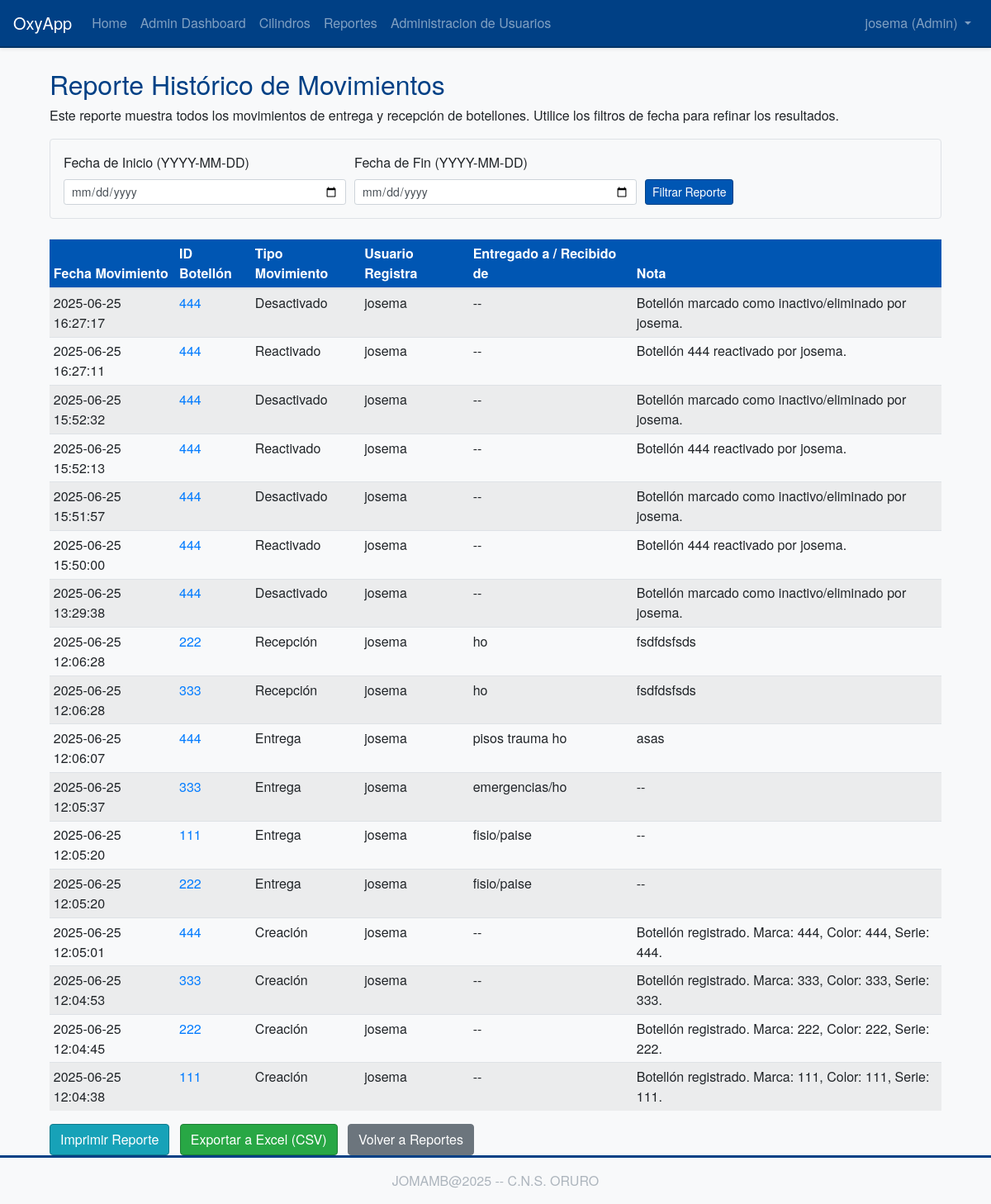
Page /reports/historical_movements (signed in) on the committed database.
### app/models/user.py (models this page shows, shortened)
class User(UserMixin, db.Model):
    __tablename__ = 'user'
    id = db.Column(db.Integer, primary_key=True)
    username = db.Column(db.String(64), index=True, unique=True, nullable=False)
    email = db.Column(db.String(120), index=True, unique=True, nullable=False)
    password_hash = db.Column(db.String(128))
    nombre = db.Column(db.String(64), index=True, nullable=True)
    apellidos = db.Column(db.String(128), index=True, nullable=True)
    role = db.Column(db.String(10), default='user', nullable=False)
    movimientos_registrados = db.relationship(
        'HistorialMovimiento',
        foreign_keys=[HistorialMovimiento.user_id],
        backref=db.backref('usuario', lazy='joined'),
        lazy='dynamic',
        order_by=desc(HistorialMovimiento.fecha_movimiento)
    )

### app/models/historial.py (models this page shows, shortened)
class HistorialMovimiento(db.Model):
    __tablename__ = 'historial_movimiento'
    id = db.Column(db.Integer, primary_key=True)
    cylinder_id = db.Column(db.Integer, db.ForeignKey('cylinder.id'), nullable=False, index=True)
    user_id = db.Column(db.Integer, db.ForeignKey('user.id'), nullable=False, index=True)
    tipo_movimiento = db.Column(db.String(20), nullable=False, index=True)
    fecha_movimiento = db.Column(db.DateTime, nullable=False, default=datetime.utcnow, index=True)
    nombre_contraparte = db.Column(db.String(150), nullable=True)
    nota = db.Column(db.Text, nullable=True)

### app/models/cylinder.py (models this page shows, shortened)
class Cylinder(db.Model):
    __tablename__ = 'cylinder'
    id = db.Column(db.Integer, primary_key=True)
    cylinder_id_tag = db.Column(db.String(64), index=True, unique=True, nullable=False)
    status = db.Column(db.String(64), default='available', nullable=False)
    creation_date = db.Column(db.DateTime, index=True, default=datetime.utcnow)
    reception_date = db.Column(db.DateTime, nullable=True, index=True)
    delivery_date = db.Column(db.DateTime, nullable=True, index=True)
    marca = db.Column(db.String(80), nullable=True)
    color = db.Column(db.String(50), nullable=True)
    numero_serie = db.Column(db.String(80), nullable=True, index=True)
    esta_activo = db.Column(db.Boolean, default=True, nullable=True, index=True)##solo para pruebas
    historial_movimientos = db.relationship(
        'HistorialMovimiento',
        backref='cilindro',
        lazy='dynamic',
        order_by='HistorialMovimiento.fecha_movimiento.desc()'
    )

### app/routes/reports.py (the view, shortened to what this page needs)
@bp.route('/historical_movements', methods=['GET', 'POST'])
@login_required
def historical_movements_report():
    form = DateRangeReportForm(request.form)
    query = HistorialMovimiento.query.join(Cylinder).join(User)
    fecha_inicio_str = request.values.get('fecha_inicio', None)
    fecha_fin_str = request.values.get('fecha_fin', None)
    if form.clear_filter.data:
        return redirect(url_for('reports.historical_movements_report'))
    if form.validate_on_submit() and form.submit_filter.data:
        if form.fecha_inicio.data:
            query = query.filter(HistorialMovimiento.fecha_movimiento >= form.fecha_inicio.data)
        if form.fecha_fin.data:
            fecha_fin_con_hora = datetime.combine(form.fecha_fin.data, time.max)
            query = query.filter(HistorialMovimiento.fecha_movimiento <= fecha_fin_con_hora)
    page = request.args.get('page', 1, type=int)
    movements_pagination = query.order_by(HistorialMovimiento.fecha_movimiento.desc()).paginate(
        page=page, per_page=20, error_out=False
    )
    pagination_params = {'page': movements_pagination.next_num}
    if form.fecha_inicio.data: pagination_params['fecha_inicio'] = form.fecha_inicio.data.strftime('%Y-%m-%d')
    if form.fecha_fin.data: pagination_params['fecha_fin'] = form.fecha_fin.data.strftime('%Y-%m-%d')
    next_url = url_for('reports.historical_movements_report', **pagination_params) if movements_pagination.has_next else None
    pagination_params['page'] = movements_pagination.prev_num
    prev_url = url_for('reports.historical_movements_report', **pagination_params) if movements_pagination.has_prev else None
    return render_template('reports/historical_movements_report.html',
                           title='Reporte Histórico de Movimientos',
                           form=form,
                           movimientos=movements_pagination.items,
                           pagination=movements_pagination,
                           next_url=next_url,
                           prev_url=prev_url,
                           current_fecha_inicio=form.fecha_inicio.data.strftime('%Y-%m-%d') if form.fecha_inicio.data else None,
                           current_fecha_fin=form.fecha_fin.data.strftime('%Y-%m-%d') if form.fecha_fin.data else None
                           )

### app/forms.py
class DateRangeReportForm(FlaskForm):
    fecha_inicio = DateField('Fecha de Inicio (YYYY-MM-DD)', format='%Y-%m-%d', validators=[Optional()])
    fecha_fin = DateField('Fecha de Fin (YYYY-MM-DD)', format='%Y-%m-%d', validators=[Optional(), date_check])
    submit_filter = SubmitField('Filtrar Reporte')
    clear_filter = SubmitField('Limpiar Filtro')

### app/models/user.py (called while the page is built)
@login.user_loader
def load_user(id):
    return User.query.get(int(id))

### app/templates/reports/historical_movements_report.html (shortened to what this page needs)
{% extends "base.html" %}
{% import "bootstrap_wtf.html" as wtf %}
{% block content %}
<div class="container mt-4">
    <div class="printable-area">
        <h2>{{ title }}</h2>
        <p class="report-description">Este reporte muestra todos los movimientos de entrega y recepción de botellones. Utilice los filtros de fecha para refinar los resultados.</p>
        <form method="POST" action="{{ url_for('reports.historical_movements_report') }}" class="mb-4 p-3 border rounded bg-light no-print">
            <div class="form-row align-items-end">
                <div class="col-md-4">
                    {{ form.fecha_inicio.label(class="form-control-label") }}
                    {{ form.fecha_inicio(class="form-control form-control-sm" + (" is-invalid" if form.fecha_inicio.errors else "")) }}
                </div>
                <div class="col-md-4">
                    {{ form.fecha_fin.label(class="form-control-label") }}
                    {{ form.fecha_fin(class="form-control form-control-sm" + (" is-invalid" if form.fecha_fin.errors else "")) }}
                </div>
                <div class="col-md-auto">
                    {{ form.submit_filter(class="btn btn-primary btn-sm") }}
                </div>
            </div>
        </form>
        {% if movimientos %}
        <table class="table table-sm table-striped table-hover mt-3">
            <thead>
                <tr>
                    <th>Fecha Movimiento</th>
                    <th>ID Botellón</th>
                    <th>Tipo Movimiento</th>
                    <th>Usuario Registra</th>
                    <th>Entregado a / Recibido de</th>
                    <th>Nota</th>
                </tr>
            </thead>
            <tbody>
                {% for movimiento in movimientos %}
                <tr>
                    <td>{{ movimiento.fecha_movimiento.strftime('%Y-%m-%d %H:%M:%S') if movimiento.fecha_movimiento else 'N/A' }}</td>
                    <td>
                        {% if movimiento.cilindro %}
                        <a href="{{ url_for('cylinders.view_cylinder', cylinder_id=movimiento.cilindro.id) }}">{{ movimiento.cilindro.cylinder_id_tag }}</a>
                        {% else %}
                        N/A (Botellón eliminado)
                        {% endif %}
                    </td>
                    <td>
                        {% if movimiento.tipo_movimiento == 'creacion' %}Creación
                        {% elif movimiento.tipo_movimiento == 'entrega' %}Entrega
                        {% elif movimiento.tipo_movimiento == 'recepcion' %}Recepción
                        {% else %}{{ movimiento.tipo_movimiento | title }}
                        {% endif %}
                    </td>
                    <td>{{ movimiento.usuario.username if movimiento.usuario else 'N/A' }}</td>
                    <td>{{ movimiento.nombre_contraparte or '--' }}</td>
                    <td>{{ movimiento.nota or '--' }}</td>
                </tr>
                {% endfor %}
            </tbody>
        </table>
        {% else %}
        <div class="alert alert-info mt-3">
            No se encontraron movimientos para el rango de fechas seleccionado o no hay movimientos registrados.
        </div>
        {% endif %}
    </div>
    <div class="mt-3 no-print">
        <button onclick="window.print();" class="btn btn-info mr-2">Imprimir Reporte</button>
        <a href="{{ url_for('reports.export_historical_movements_csv', fecha_inicio=current_fecha_inicio, fecha_fin=current_fecha_fin) }}" class="btn btn-success mr-2">Exportar a Excel (CSV)</a>
        <a href="{{ url_for('reports.index') }}" class="btn btn-secondary">Volver a Reportes</a>
    </div>
</div>
{% endblock %}

### app/templates/base.html (shortened to what this page needs)
<!doctype html>
<html lang="en">
  <head>
    <link rel="stylesheet" href="https://stackpath.bootstrapcdn.com/bootstrap/4.5.2/css/bootstrap.min.css">
    <link rel="stylesheet" href="{{ url_for('static', filename='css/custom.css') }}">
    <link rel="stylesheet" href="{{ url_for('static', filename='css/print.css') }}" media="print">
  </head>
  <body>
    <nav class="navbar navbar-expand-lg navbar-dark bg-primary shadow-sm">
      <a class="navbar-brand" href="{{ url_for('main.index') }}">OxyApp</a>
      <div class="collapse navbar-collapse" id="navbarNav">
        <ul class="navbar-nav mr-auto">
          <li class="nav-item">
            <a class="nav-link" href="{{ url_for('main.index') }}">Home</a>
          </li>
          {% if current_user.is_authenticated %}
            {% if current_user.role == 'user' %}
            <li class="nav-item">
              <a class="nav-link" href="{{ url_for('main.dashboard') }}">Dashboard</a>
            </li>
            {% elif current_user.role == 'admin' %}
            <li class="nav-item">
              <a class="nav-link" href="{{ url_for('admin.dashboard') }}">Admin Dashboard</a>
            </li>
            {% endif %}
          <li class="nav-item">
            <a class="nav-link" href="{{ url_for('cylinders.index') }}">Cilindros</a>
          </li>
          <li class="nav-item">
            <a class="nav-link" href="{{ url_for('reports.index') }}">Reportes</a>
          </li>
          {% if current_user.role == 'admin' %}
          <li class="nav-item">
            <a class="nav-link" href="{{ url_for('admin.manage_users') }}">Administracion de Usuarios</a>
          </li>
          {% endif %}
          {% endif %}
        </ul>
        <ul class="navbar-nav">
          {% if current_user.is_anonymous %}
          <li class="nav-item">
            <a class="nav-link" href="{{ url_for('auth.login') }}">Login</a>
          </li>
          <li class="nav-item">
            <a class="nav-link btn btn-outline-light btn-sm" href="{{ url_for('auth.register') }}">Registro</a>
          </li>
          {% else %}
          <li class="nav-item dropdown">
            <a class="nav-link dropdown-toggle" href="#" id="navbarDropdown" role="button" data-toggle="dropdown" aria-haspopup="true" aria-expanded="false">
              {{ current_user.username }} ({{ current_user.role | title }})
            </a>
          </li>
          {% endif %}
        </ul>
      </div>
    </nav>
    <main role="main" class="container mt-4">
      {% block content %}{% endblock %}
    </main>
    <footer class="footer mt-auto py-3 bg-light text-center">
        <div class="container">
            <span class="text-muted">JOMAMB@2025 -- C.N.S. ORURO</span>
        </div>
    </footer>
  </body>
</html>

### app/static/css/custom.css (style rules this page uses)
body { font-family: 'Helvetica Neue', Helvetica, Arial, sans-serif; background-color: #f8f9fa; color: #212529; }
.navbar-dark.bg-primary { background-color: #004085 !important; border-bottom: 2px solid #003366; }
.navbar-dark .navbar-brand, .navbar-dark .navbar-brand:hover, .navbar-dark .navbar-brand:focus, .navbar-dark .nav-link { color: #ffffff; }
.btn-primary { background-color: #0056b3; border-color: #004085; }
.btn-success { background-color: #28a745; border-color: #1e7e34; }
.btn-info { background-color: #17a2b8; border-color: #117a8b; }
.footer { background-color: #343a40; color: #f8f9fa; padding-top: 1.5rem; padding-bottom: 1.5rem; border-top: 3px solid #004085; }
.footer .text-muted { color: #adb5bd !important; }
h1, h2, h3, h4, h5, .display-4 { color: #004085; }
.table thead th { background-color: #0056b3; color: #ffffff; }

### rows in the picture
User: username "josema", role "Admin"
HistorialMovimiento: fecha_movimiento "2025-06-25 16:27:17", cilindro.cylinder_id_tag "444", tipo_movimiento "Desactivado", usuario "josema", nombre_contraparte "--", nota "Botellón marcado como inactivo/eliminado por josema."
HistorialMovimiento: fecha_movimiento "2025-06-25 16:27:11", cilindro.cylinder_id_tag "444", tipo_movimiento "Reactivado", usuario "josema", nombre_contraparte "--", nota "Botellón 444 reactivado por josema."
HistorialMovimiento: fecha_movimiento "2025-06-25 15:52:32", cilindro.cylinder_id_tag "444", tipo_movimiento "Desactivado", usuario "josema", nombre_contraparte "--", nota "Botellón marcado como inactivo/eliminado por josema."
HistorialMovimiento: fecha_movimiento "2025-06-25 15:52:13", cilindro.cylinder_id_tag "444", tipo_movimiento "Reactivado", usuario "josema", nombre_contraparte "--", nota "Botellón 444 reactivado por josema."
HistorialMovimiento: fecha_movimiento "2025-06-25 15:51:57", cilindro.cylinder_id_tag "444", tipo_movimiento "Desactivado", usuario "josema", nombre_contraparte "--", nota "Botellón marcado como inactivo/eliminado por josema."
HistorialMovimiento: fecha_movimiento "2025-06-25 15:50:00", cilindro.cylinder_id_tag "444", tipo_movimiento "Reactivado", usuario "josema", nombre_contraparte "--", nota "Botellón 444 reactivado por josema."
HistorialMovimiento: fecha_movimiento "2025-06-25 13:29:38", cilindro.cylinder_id_tag "444", tipo_movimiento "Desactivado", usuario "josema", nombre_contraparte "--", nota "Botellón marcado como inactivo/eliminado por josema."
HistorialMovimiento: fecha_movimiento "2025-06-25 12:06:28", cilindro.cylinder_id_tag "222", tipo_movimiento "Recepción", usuario "josema", nombre_contraparte "ho", nota "fsdfdsfsds"
HistorialMovimiento: fecha_movimiento "2025-06-25 12:06:28", cilindro.cylinder_id_tag "333", tipo_movimiento "Recepción", usuario "josema", nombre_contraparte "ho", nota "fsdfdsfsds"
HistorialMovimiento: fecha_movimiento "2025-06-25 12:06:07", cilindro.cylinder_id_tag "444", tipo_movimiento "Entrega", usuario "josema", nombre_contraparte "pisos trauma ho", nota "asas"
HistorialMovimiento: fecha_movimiento "2025-06-25 12:05:37", cilindro.cylinder_id_tag "333", tipo_movimiento "Entrega", usuario "josema", nombre_contraparte "emergencias/ho", nota "--"
HistorialMovimiento: fecha_movimiento "2025-06-25 12:05:20", cilindro.cylinder_id_tag "111", tipo_movimiento "Entrega", usuario "josema", nombre_contraparte "fisio/paise", nota "--"
HistorialMovimiento: fecha_movimiento "2025-06-25 12:05:20", cilindro.cylinder_id_tag "222", tipo_movimiento "Entrega", usuario "josema", nombre_contraparte "fisio/paise", nota "--"
HistorialMovimiento: fecha_movimiento "2025-06-25 12:05:01", cilindro.cylinder_id_tag "444", tipo_movimiento "Creación", usuario "josema", nombre_contraparte "--", nota "Botellón registrado. Marca: 444, Color: 444, Serie: 444."
HistorialMovimiento: fecha_movimiento "2025-06-25 12:04:53", cilindro.cylinder_id_tag "333", tipo_movimiento "Creación", usuario "josema", nombre_contraparte "--", nota "Botellón registrado. Marca: 333, Color: 333, Serie: 333."
HistorialMovimiento: fecha_movimiento "2025-06-25 12:04:45", cilindro.cylinder_id_tag "222", tipo_movimiento "Creación", usuario "josema", nombre_contraparte "--", nota "Botellón registrado. Marca: 222, Color: 222, Serie: 222."
HistorialMovimiento: fecha_movimiento "2025-06-25 12:04:38", cilindro.cylinder_id_tag "111", tipo_movimiento "Creación", usuario "josema", nombre_contraparte "--", nota "Botellón registrado. Marca: 111, Color: 111, Serie: 111."

### other values in the picture
{{ title }} "Reporte Histórico de Movimientos"
